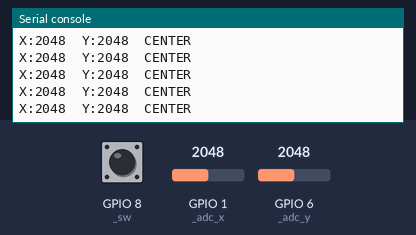
A program run on a simulated ESP32 board running MicroPython. Shown: the last lines printed to the serial console. The test bench sets the inputs (shaded band); at power-on: GPIO 1 (_adc_x) = 2048, GPIO 6 (_adc_y) = 2048, GPIO 8 (_sw) HIGH (analog values on the 0–4095 scale).

Above: at 1.2 s.
1.3 s: GPIO 1 (_adc_x) set to 3040
At 1.56 s:
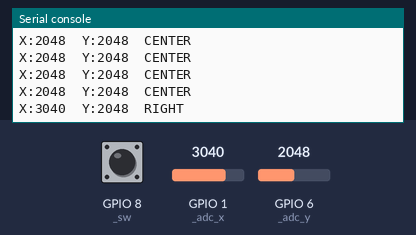
2.9 s: GPIO 6 (_adc_y) set to 3040
At 3.16 s:
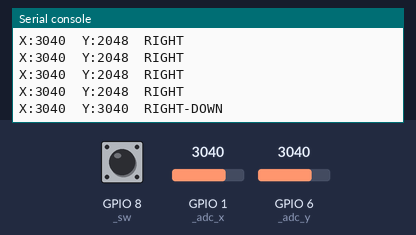
4.5 s: GPIO 8 (_sw) pulled LOW for 0.25 s
At 4.77 s:
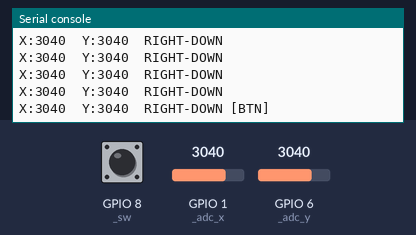
6.2 s: GPIO 1 (_adc_x) set to 2960
At 6.37 s:
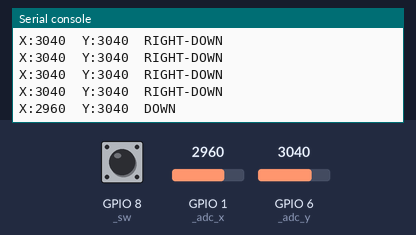
7.7 s: GPIO 8 (_sw) pulled LOW for 1 s
At 7.97 s:
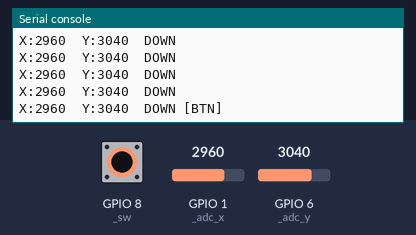
10.2 s: GPIO 6 (_adc_y) set to 960
At 10.38 s:
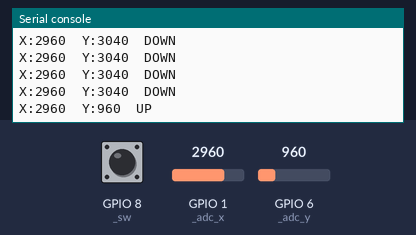

Measured:
- after the input at 1.3 s, the serial console: prints a new line after 0.10 s (image 1)
- after the input at 2.9 s, the serial console: prints a new line after 0.11 s (image 2)
- after the input at 4.5 s, the serial console: prints a new line after 0.11 s (image 3)
- after the input at 6.2 s, the serial console: prints a new line at once (image 4)
- after the input at 7.7 s, the serial console: prints a new line after 0.12 s (image 5)
- after the input at 10.2 s, the serial console: prints a new line at once (image 6)

The program:

Lesson19.py
```python
import os, sys, io
from machine import Pin, ADC
import time

# PS2 Joystick module (KY-023 or similar)
#
# Wiring:
#   VRx → GP1  (ADC1_CH0)
#   VRy → GP6  (ADC1_CH5)
#   SW  → GP8  (digital, active LOW — internal pull-up enabled)
#   VCC → 3.3 V
#   GND → GND

_adc_x = ADC(Pin(1), atten=ADC.ATTN_11DB)
_adc_y = ADC(Pin(6), atten=ADC.ATTN_11DB)
_sw    = Pin(8, Pin.IN, Pin.PULL_UP)  # active LOW: 0 = pressed, 1 = released


def read_joystick():
    x   = _adc_x.read()   # 0 (left)  – 4095 (right), ~2048 at center
    y   = _adc_y.read()   # 0 (up)    – 4095 (down),  ~2048 at center
    btn = not _sw.value() # True when button is pressed
    return x, y, btn


def joy_direction(x, y):
    h = 'LEFT'  if x < 1000 else ('RIGHT' if x > 3000 else '')
    v = 'UP'    if y < 1000 else ('DOWN'  if y > 3000 else '')
    if h and v:
        return h + '-' + v
    return h or v or 'CENTER'


def setup():
    print('Joystick ready   VRx=GP1  VRy=GP6  SW=GP8')


def loop():
    x, y, btn = read_joystick()
    direction  = joy_direction(x, y)
    btn_str    = ' [BTN]' if btn else ''
    print('X:' + str(x) + '  Y:' + str(y) + '  ' + direction + btn_str)
    time.sleep_ms(200)


if __name__ == '__main__':
    try:
        setup()
        while True:
            loop()
    except (Exception, KeyboardInterrupt) as e:
        print(e)
```
